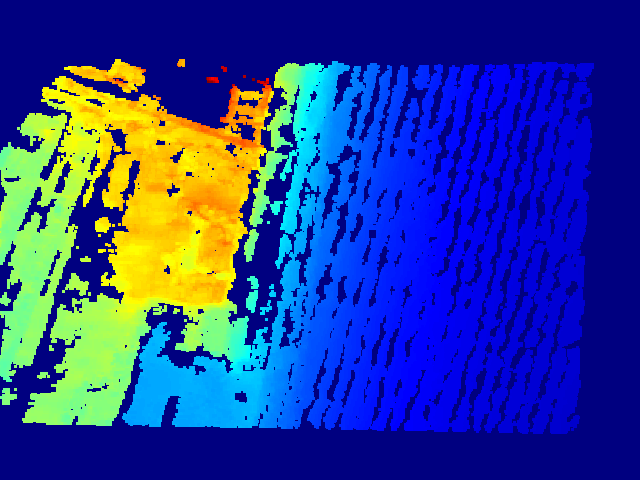
#> input picture ip_basic/process/s0_depths_in.png, 640 x 480 px, given as the content of the folder tti/depth/depth_selection/val_selection_cropped/velodyne_raw, which was not available
$ python depth_completion.py   (older library calls are emulated)
#> lines starting #> are read from the running program, lines starting #| are printed output that depends on the picture; after the words box and inside, x2 and y2 are one past the last pixel; in counts of white or black regions, pixels touching at a corner belong together; pictures that were not available may be replaced by others from this repository, and a replacement may not be noted
### ip_basic/demos/depth_map_utils.py
import collections

import cv2
import numpy as np

# Full kernels
FULL_KERNEL_3 = np.ones((3, 3), np.uint8)
FULL_KERNEL_5 = np.ones((5, 5), np.uint8)
FULL_KERNEL_7 = np.ones((7, 7), np.uint8)
FULL_KERNEL_9 = np.ones((9, 9), np.uint8)
FULL_KERNEL_31 = np.ones((31, 31), np.uint8)

# 3x3 cross kernel
CROSS_KERNEL_3 = np.asarray(
    [
        [0, 1, 0],
        [1, 1, 1],
        [0, 1, 0],
    ], dtype=np.uint8)

# 5x5 cross kernel
CROSS_KERNEL_5 = np.asarray(
    [
        [0, 0, 1, 0, 0],
        [0, 0, 1, 0, 0],
        [1, 1, 1, 1, 1],
        [0, 0, 1, 0, 0],
        [0, 0, 1, 0, 0],
    ], dtype=np.uint8)

# 5x5 diamond kernel
DIAMOND_KERNEL_5 = np.array(
    [
        [0, 0, 1, 0, 0],
        [0, 1, 1, 1, 0],
        [1, 1, 1, 1, 1],
        [0, 1, 1, 1, 0],
        [0, 0, 1, 0, 0],
    ], dtype=np.uint8)

# 7x7 cross kernel
CROSS_KERNEL_7 = np.asarray(
    [
        [0, 0, 0, 1, 0, 0, 0],
        [0, 0, 0, 1, 0, 0, 0],
        [0, 0, 0, 1, 0, 0, 0],
        [1, 1, 1, 1, 1, 1, 1],
        [0, 0, 0, 1, 0, 0, 0],
        [0, 0, 0, 1, 0, 0, 0],
        [0, 0, 0, 1, 0, 0, 0],
    ], dtype=np.uint8)

# 7x7 diamond kernel
DIAMOND_KERNEL_7 = np.asarray(
    [
        [0, 0, 0, 1, 0, 0, 0],
        [0, 0, 1, 1, 1, 0, 0],
        [0, 1, 1, 1, 1, 1, 0],
        [1, 1, 1, 1, 1, 1, 1],
        [0, 1, 1, 1, 1, 1, 0],
        [0, 0, 1, 1, 1, 0, 0],
        [0, 0, 0, 1, 0, 0, 0],
    ], dtype=np.uint8)


def fill_in_fast(depth_map, max_depth=100.0, custom_kernel=DIAMOND_KERNEL_5,
                 extrapolate=False, blur_type='bilateral'):
    """Fast, in-place depth completion.

    Args:
        depth_map: projected depths
        max_depth: max depth value for inversion
        custom_kernel: kernel to apply initial dilation
        extrapolate: whether to extrapolate by extending depths to top of
            the frame, and applying a 31x31 full kernel dilation
        blur_type:
            'bilateral' - preserves local structure (recommended)
            'gaussian' - provides lower RMSE

    Returns:
        depth_map: dense depth map
    """

    # Invert
    valid_pixels = (depth_map > 0.1)
    depth_map[valid_pixels] = max_depth - depth_map[valid_pixels]

    # Dilate
    depth_map = cv2.dilate(depth_map, custom_kernel)

    # Hole closing
    depth_map = cv2.morphologyEx(depth_map, cv2.MORPH_CLOSE, FULL_KERNEL_5)

    # Fill empty spaces with dilated values
    empty_pixels = (depth_map < 0.1)
    dilated = cv2.dilate(depth_map, FULL_KERNEL_7)
    depth_map[empty_pixels] = dilated[empty_pixels]

    # Extend highest pixel to top of image
    if extrapolate:
        top_row_pixels = np.argmax(depth_map > 0.1, axis=0)
        top_pixel_values = depth_map[top_row_pixels, range(depth_map.shape[1])]

        for pixel_col_idx in range(depth_map.shape[1]):
            depth_map[0:top_row_pixels[pixel_col_idx], pixel_col_idx] = \
                top_pixel_values[pixel_col_idx]

        # Large Fill
        empty_pixels = depth_map < 0.1
        dilated = cv2.dilate(depth_map, FULL_KERNEL_31)
        depth_map[empty_pixels] = dilated[empty_pixels]

    # Median blur
    depth_map = cv2.medianBlur(depth_map, 5)

    # Bilateral or Gaussian blur
    if blur_type == 'bilateral':
        # Bilateral blur
        depth_map = cv2.bilateralFilter(depth_map, 5, 1.5, 2.0)
    elif blur_type == 'gaussian':
        # Gaussian blur
        valid_pixels = (depth_map > 0.1)
        blurred = cv2.GaussianBlur(depth_map, (5, 5), 0)
        depth_map[valid_pixels] = blurred[valid_pixels]

    # Invert
    valid_pixels = (depth_map > 0.1)
    depth_map[valid_pixels] = max_depth - depth_map[valid_pixels]

    return depth_map


# [154 lines left out: function fill_in_multiscale, not called in this run]

### ip_basic/demos/depth_completion.py
import glob
import os
import sys
import time

import cv2
import numpy as np
import png

import sys
import os

import depth_map_utils
import vis_utils


def main():
    """Depth maps are saved to the 'outputs' folder.
    """

    ##############################
    # Options
    ##############################
    # Validation set
    input_depth_dir = os.path.expanduser(
        '~/Kitti/depth/depth_selection/val_selection_cropped/velodyne_raw')
    data_split = 'val'

    # Test set
    # input_depth_dir = os.path.expanduser(
    #     '~/Kitti/depth/depth_selection/test_depth_completion_anonymous/velodyne_raw')
    # data_split = 'test'

    # Fast fill with Gaussian blur @90Hz (paper result)
    fill_type = 'fast'
    extrapolate = True
    blur_type = 'gaussian'

    # [11 lines of commented-out code are left out]
    save_output = True

    ##############################
    # Processing
    ##############################
    if save_output:
        # Save to Disk
        show_process = False
        save_depth_maps = True
    else:
        if fill_type == 'fast':
            raise ValueError('"fast" fill does not support show_process')

        # Show Process
        show_process = True
        save_depth_maps = False

    # Create output folder
    this_file_path = os.path.dirname(os.path.realpath(__file__))
    outputs_dir = this_file_path + '/outputs'
    os.makedirs(outputs_dir, exist_ok=True)

    output_folder_prefix = 'depth_' + data_split
    output_list = sorted(os.listdir(outputs_dir))
    if len(output_list) > 0:
        split_folders = [folder for folder in output_list
                         if folder.startswith(output_folder_prefix)]
        if len(split_folders) > 0:
            last_output_folder = split_folders[-1]
            last_output_index = int(last_output_folder.split('_')[-1])
        else:
            last_output_index = -1
    else:
        last_output_index = -1
    output_depth_dir = outputs_dir + '/{}_{:03d}'.format(
        output_folder_prefix, last_output_index + 1)

    if save_output:
        if not os.path.exists(output_depth_dir):
            os.makedirs(output_depth_dir)
        else:
            raise FileExistsError('Already exists!')
        print('Output dir:', output_depth_dir)

    # Get images in sorted order
    images_to_use = sorted(glob.glob(input_depth_dir + '/*'))

    # Rolling average array of times for time estimation
    avg_time_arr_length = 10
    last_fill_times = np.repeat([1.0], avg_time_arr_length)
    last_total_times = np.repeat([1.0], avg_time_arr_length)

    num_images = len(images_to_use)
    for i in range(num_images):

        depth_image_path = images_to_use[i]

        # Calculate average time with last n fill times
        avg_fill_time = np.mean(last_fill_times)
        avg_total_time = np.mean(last_total_times)

        # Show progress
        sys.stdout.write('\rProcessing {} / {}, '
                         'Avg Fill Time: {:.5f}s, '
                         'Avg Total Time: {:.5f}s, '
                         'Est Time Remaining: {:.3f}s'.format(
                             i, num_images - 1, avg_fill_time, avg_total_time,
                             avg_total_time * (num_images - i)))
        sys.stdout.flush()

        # Start timing
        start_total_time = time.time()

        # Load depth projections from uint16 image
        depth_image = cv2.imread(depth_image_path, cv2.IMREAD_ANYDEPTH)
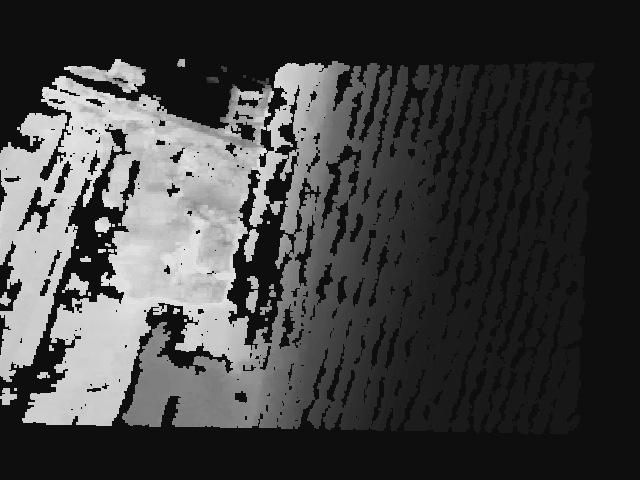
#> depth_image: shape (480, 640); min 14, max 225, mean 65.3
        projected_depths = np.float32(depth_image / 256.0)

        # Fill in
        start_fill_time = time.time()
        if fill_type == 'fast':
            final_depths = depth_map_utils.fill_in_fast(
                projected_depths, extrapolate=extrapolate, blur_type=blur_type)
#> in fill_in_fast, `valid_pixels = (depth_map > 0.1)`:
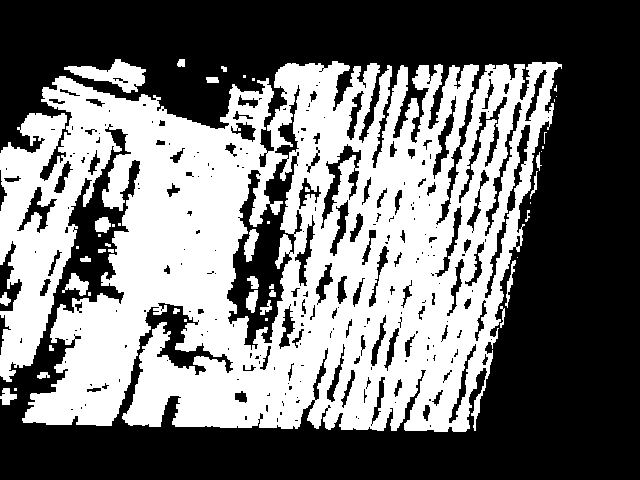
#> valid_pixels: shape (480, 640) bool; 45% white; 47 white regions (20 under 20 px), largest, box (x1, y1, x2, y2) and area: (0, 61, 562, 432) 134694, (64, 59, 146, 93) 1233, (62, 273, 89, 296) 294
#> in fill_in_fast, `empty_pixels = (depth_map < 0.1)`: empty_pixels: shape (480, 640) bool; 43.4% white; 34 white regions (2 under 20 px), largest, box (x1, y1, x2, y2) and area: (0, 0, 640, 480) 125822, (64, 192, 120, 293) 2200, (230, 212, 281, 316) 2191
#> in fill_in_fast, `depth_map[empty_pixels] = dilated[empty_pixels]`:
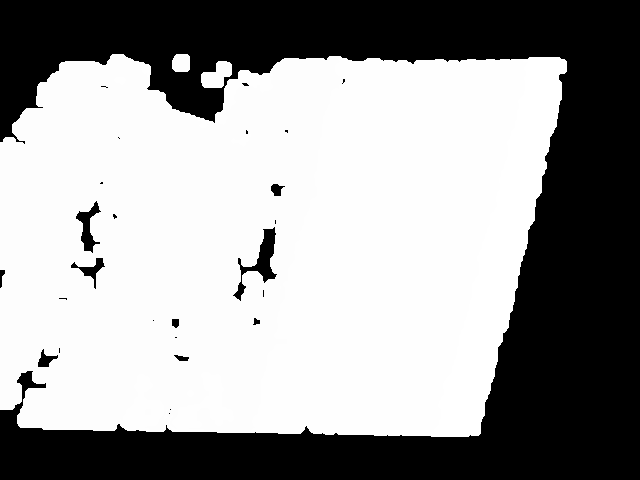
#> depth_map: shape (480, 640) float32; min 0.0547, max 99.9, mean 60.6; drawn with min black and max white
#> in fill_in_fast, `top_row_pixels = np.argmax(depth_map > 0.1, axis=0)`: top_row_pixels = 640 values, max 142 at index 0, min 0 at index 567, mean 60.07
#> in fill_in_fast, `top_pixel_values = depth_map[top_row_pixels, range(depth_map.shape[1])]`: top_pixel_values = 640 values, max 99.9 at index 525, min 0.0547 at index 567, mean 88.19
#> after the loop in fill_in_fast, `for pixel_col_idx in range(depth_map.shape[1]):`:
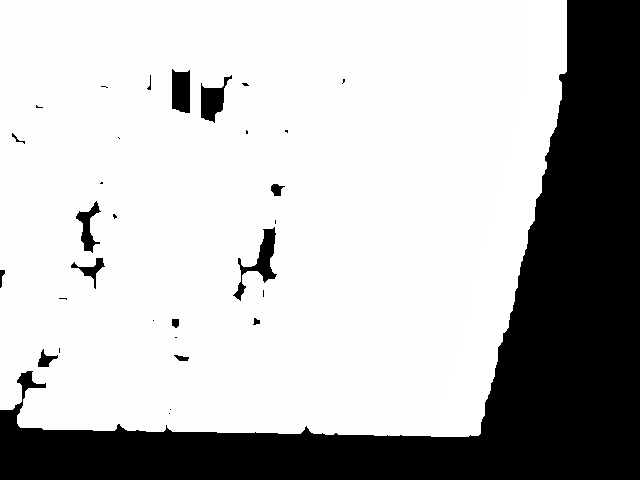
#> depth_map: shape (480, 640) float32; 12.51% of pixels changed, all inside (x1, y1, x2, y2) = (0, 0, 567, 142); drawn with min black and max white
#> in fill_in_fast, `empty_pixels = depth_map < 0.1`:
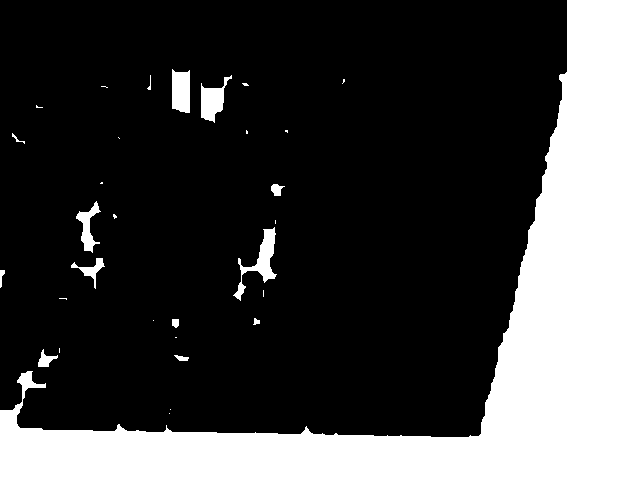
#> empty_pixels: shape (480, 640) bool; 26.6% white; 31 white regions (17 under 20 px), largest, box (x1, y1, x2, y2) and area: (0, 0, 640, 480) 77980, (233, 227, 277, 301) 896, (172, 69, 190, 113) 715
#> in fill_in_fast, `depth_map[empty_pixels] = dilated[empty_pixels]`:
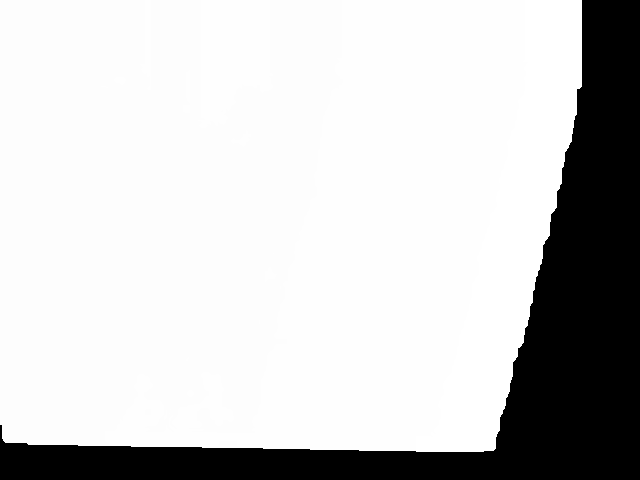
#> depth_map: shape (480, 640) float32; 12.1% of pixels changed, all inside (x1, y1, x2, y2) = (0, 0, 614, 454); drawn with min black and max white
#> in fill_in_fast, `valid_pixels = (depth_map > 0.1)`: valid_pixels: shape (480, 640) bool; 79.9% white; 1 black region, box (x1, y1, x2, y2) and area: (0, 0, 640, 480) 61781
#> in fill_in_fast, `depth_map[valid_pixels] = max_depth - depth_map[valid_pixels]`:
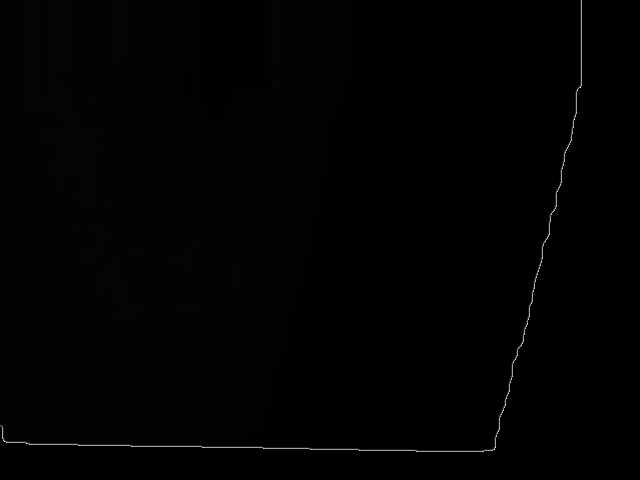
#> depth_map: shape (480, 640) float32; min 0.0547, max 49.61, mean 0.5; drawn with min black and max white
        elif fill_type == 'multiscale':
            final_depths, process_dict = depth_map_utils.fill_in_multiscale(
                projected_depths, extrapolate=extrapolate, blur_type=blur_type,
                show_process=show_process)
        else:
            raise ValueError('Invalid fill_type {}'.format(fill_type))
        end_fill_time = time.time()

        # Display images from process_dict
        if fill_type == 'multiscale' and show_process:
            img_size = (570, 165)

            x_start = 80
            y_start = 50
            x_offset = img_size[0]
            y_offset = img_size[1]
            x_padding = 0
            y_padding = 28

            img_x = x_start
            img_y = y_start
            max_x = 1900

            row_idx = 0
            for key, value in process_dict.items():

                image_jet = cv2.applyColorMap(
                    np.uint8(value / np.amax(value) * 255),
                    cv2.COLORMAP_JET)
                vis_utils.cv2_show_image(
                    key, image_jet,
                    img_size, (img_x, img_y))

                img_x += x_offset + x_padding
                if (img_x + x_offset + x_padding) > max_x:
                    img_x = x_start
                    row_idx += 1
                img_y = y_start + row_idx * (y_offset + y_padding)

                # Save process images
                cv2.imwrite('process/' + key + '.png', image_jet)

            cv2.waitKey()

        # Save depth images to disk
        if save_depth_maps:
            depth_image_file_name = os.path.split(depth_image_path)[1]

            # Save depth map to a uint16 png (same format as disparity maps)
            file_path = output_depth_dir + '/' + depth_image_file_name
            with open(file_path, 'wb') as f:
                depth_image = (final_depths * 256).astype(np.uint16)

                # pypng is used because cv2 cannot save uint16 format images
                writer = png.Writer(width=depth_image.shape[1],
                                    height=depth_image.shape[0],
                                    bitdepth=16,
                                    greyscale=True)
                writer.write(f, depth_image)

        end_total_time = time.time()

        # Update fill times
        last_fill_times = np.roll(last_fill_times, -1)
        last_fill_times[-1] = end_fill_time - start_fill_time

        # Update total times
        last_total_times = np.roll(last_total_times, -1)
        last_total_times[-1] = end_total_time - start_total_time


if __name__ == "__main__":
    main()
#> (the call stopped at in main, `writer = png.Writer(width=depth_image.shape[1], height=depth_image.sha..`: png is not available in this run)

$ run again, on ip_basic/process/s5_combined_depths.png
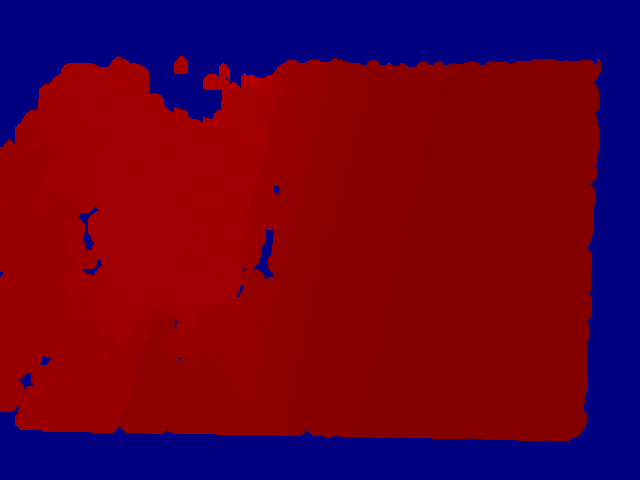
#> input picture ip_basic/process/s5_combined_depths.png, 640 x 480 px, given as the content of the folder tti/depth/depth_selection/val_selection_cropped/velodyne_raw, which was not available
#> in fill_in_fast, `valid_pixels = (depth_map > 0.1)`:
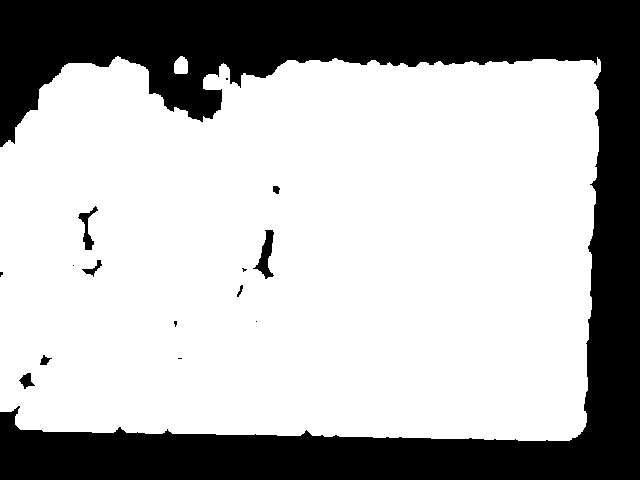
#> valid_pixels: shape (480, 640) bool; 69.4% white; 15 black regions (7 under 20 px), largest, box (x1, y1, x2, y2) and area: (0, 0, 640, 480) 92933, (253, 230, 274, 279) 439, (78, 206, 98, 250) 282
#> top_row_pixels = 640 values, max 140 at index 0, min 0 at index 606, mean 59.95
#> top_pixel_values = 640 values, max 99.85 at index 447, min 0.0547 at index 606, mean 94.53
#> in fill_in_fast, `depth_map[valid_pixels] = max_depth - depth_map[valid_pixels]`:
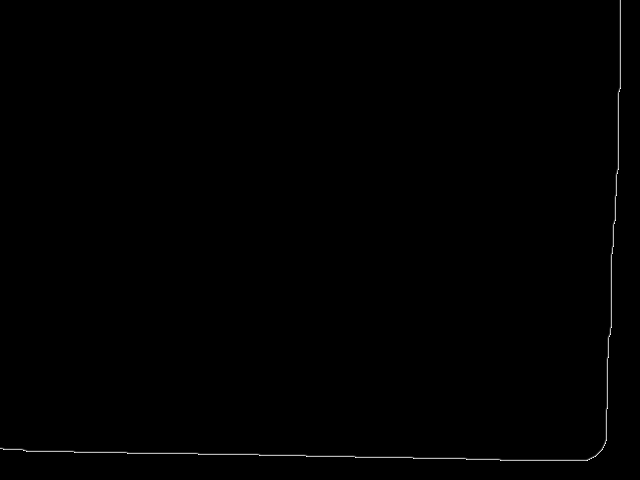
#> depth_map: shape (480, 640) float32; min 0.0547, max 43.05, mean 0.3; drawn with min black and max white
